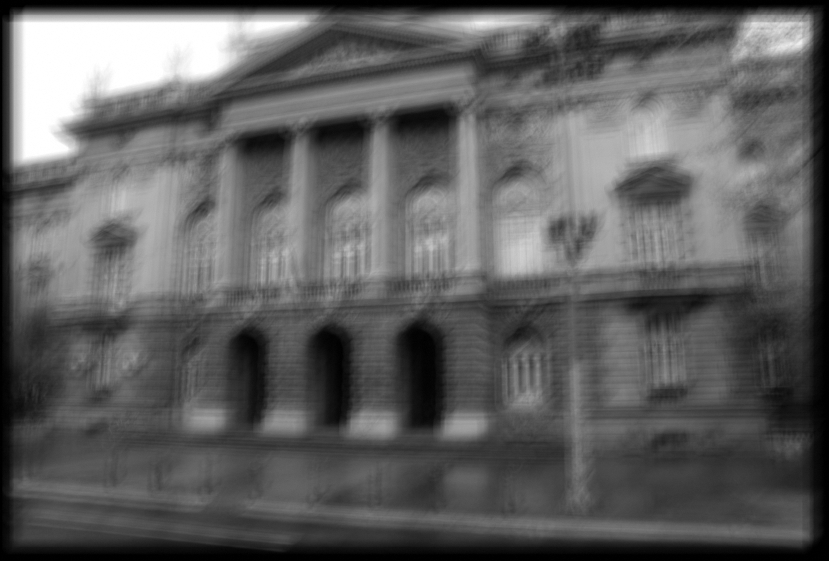
#> input picture Examples/etf_blur.tif, 829 x 561 px
$ python gui_flow.py
#> lines starting #> are read from the running program, lines starting #| are printed output that depends on the picture
### jpeg/compression.py
from skimage import color

from encoding.huffman import *
from encoding.rle import *
from jpeg.dct import *
from jpeg.dictionary_util import *
from jpeg.image_util import *
from jpeg.zigzag import *
from jpeg.image_scaling import *


# [11 lines left out: function write_file, not called in this run]


def compress(image):
    # get original height and width
    height, width = image.shape

    # resize image for 8x8 blocks
    image_resized = resize_image(image)
    new_h, new_w = image_resized.shape

    # quantization and dct
    image_resized -= 128
    image_dct = dct_image(image_resized)

    # for every dct block get zigzag array
    zigzag_array = get_zigzag_optimized(image_dct)
    # zigzag_array = get_zigzag_array(image_dct)

    # run length compression
    rle_array = find_rle(zigzag_array, 1)

    # find huff frequency
    freq = get_freq_dict(rle_array)

    # find huff tree
    huff = find_huffman(freq)

    # convert dct array to huffman code
    huff_code = ''
    for elem in rle_array:
        huff_code += huff[elem]

    # compress huff dict
    compressed_huff = compress_dict(str(huff))

    # convert dimensions and dict to binary ascii code
    dimensions = str(height) + "x" + str(width)
    compressed_huff = dimensions + compressed_huff
    binary_huff = string_to_ascii(compressed_huff)

    huff_code = binary_huff + huff_code

    return huff_code


def image_compression(image):
    if len(image.shape) == 2:
        out_image = compress(image)
        h, w = image.shape
        print("compression rate:", h * w * 8 / len(out_image))

        f = open("temp/compressed.txt", 'w')
        f.write(out_image)
        f.close()

        return out_image

    else:
        y = image[:, :, 0]
        cr = image[:, :, 1]
        cb = image[:, :, 2]

        out_image = []
        siz = 0
        out_image.append(compress(y))
        siz += len(out_image[0])
        out_image.append(compress(rescale_image(cr, 2)))
        siz += len(out_image[1])
        out_image.append(compress(rescale_image(cb, 2)))
        siz += len(out_image[2])
        height, width, planes = image.shape
        print("size after compression :", siz)
        print("compression rate:", height * width * planes * 8 / siz)

        return out_image, siz

### jpeg/image_util.py
from pylab import *


def add_padding(img, block_size=8):
    h, w = img.shape

    if h % block_size == 0 and w % block_size == 0:
        return img

    else:
        pad_h = 0 if h % block_size == 0 else block_size - h % block_size
        pad_w = 0 if w % block_size == 0 else block_size - w % block_size

        img_out = np.zeros((h + pad_h, w + pad_w))

        img_out[:h, :w] = img

        if pad_h != 0:
            img_out[-pad_h:, :] = img_out[h - 1:h - pad_h - 1:-1, :]

        if pad_w != 0:
            img_out[:, -pad_w:] = img_out[:, w - 1:w - pad_w - 1:-1]

        return img_out


def resize_image(image, block_size=8):
    if len(shape(image)) == 2:
        h, w = image.shape
        if h % block_size == 0 and w % block_size == 0:
            return np.array(image)

        return add_padding(image, block_size)

    else:
        h, w, p = image.shape

        if h % block_size == 0 and w % block_size == 0:
            return image

        pad_h = 0 if h % block_size == 0 else block_size - h % block_size
        pad_w = 0 if w % block_size == 0 else block_size - w % block_size

        out_image = np.zeros((h + pad_h, w + pad_w, p))

        for i in range(p):
            out_image[:, :, i] = add_padding(image[:, :, i])

        return out_image

# [5 lines of commented-out code are left out]

### jpeg/dct.py
import numpy as np
import skimage.transform
from PIL import ImageTk, Image
from pylab import *
from scipy import fftpack

from jpeg.image_util import resize_image

QUANTIZATION_MATRIX_4 = np.array([[16, 10, 24, 51],
                                  [14, 16, 40, 69],
                                  [18, 37, 68, 103],
                                  [49, 78, 103, 120]
                                  ])

QUANTIZATION_MATRIX = np.array([[16, 11, 10, 16, 24, 40, 51, 61],
                                [12, 12, 14, 19, 26, 58, 60, 55],
                                [14, 13, 16, 24, 40, 57, 69, 56],
                                [14, 17, 22, 29, 51, 87, 80, 62],
                                [18, 22, 37, 56, 68, 109, 103, 77],
                                [24, 35, 55, 64, 81, 104, 113, 92],
                                [49, 64, 78, 87, 103, 121, 120, 101],
                                [72, 92, 95, 98, 112, 100, 103, 99]])

QUANTIZATION_MATRIX_16 = np.array([[16, 14, 11, 10, 10, 13, 16, 20, 24, 32, 40, 46, 51, 56, 61, 61],
                                   [14, 13, 12, 12, 12, 15, 18, 21, 25, 37, 49, 52, 56, 57, 58, 58],
                                   [12, 12, 12, 13, 14, 16, 19, 22, 26, 42, 58, 59, 60, 58, 55, 55],
                                   [13, 13, 12, 14, 15, 18, 22, 27, 33, 45, 58, 61, 64, 60, 56, 56],
                                   [14, 14, 13, 14, 16, 20, 24, 32, 40, 48, 57, 63, 69, 62, 56, 56],
                                   [14, 14, 15, 17, 19, 23, 26, 36, 46, 59, 72, 73, 74, 67, 59, 59],
                                   [14, 16, 17, 20, 22, 26, 29, 40, 51, 69, 87, 84, 80, 71, 62, 62],
                                   [16, 18, 20, 24, 30, 36, 42, 51, 60, 79, 98, 95, 92, 80, 70, 70],
                                   [18, 20, 22, 30, 37, 46, 56, 62, 68, 88, 109, 106, 103, 90, 77, 77],
                                   [21, 25, 28, 37, 46, 53, 60, 67, 74, 90, 106, 107, 108, 96, 84, 84],
                                   [24, 30, 35, 45, 55, 60, 64, 72, 81, 92, 104, 108, 113, 102, 92, 92],
                                   [36, 43, 50, 58, 66, 71, 76, 84, 92, 102, 112, 114, 116, 106, 96, 96],
                                   [49, 56, 64, 71, 78, 82, 87, 95, 103, 112, 121, 120, 120, 110, 101, 101],
                                   [60, 69, 78, 82, 86, 90, 92, 100, 108, 109, 110, 111, 112, 106, 100, 100],
                                   [72, 82, 92, 94, 95, 96, 98, 105, 112, 106, 100, 102, 103, 101, 99, 99],
                                   [72, 82, 92, 94, 95, 96, 98, 105, 112, 106, 100, 102, 103, 101, 99, 99]])


def dct_image(image, lossless=False):
    sqr_h = image.shape[0] // 8
    sqr_w = image.shape[1] // 8

    out_array = []

    for i in range(sqr_h):
        for j in range(sqr_w):
            curr = image[i * 8:i * 8 + 8, j * 8:j * 8 + 8]
            dct_sp = fftpack.dct(fftpack.dct(curr.T, norm='ortho').T, norm='ortho').astype(int)

            if not lossless:
                dct_sp = np.divide(dct_sp, QUANTIZATION_MATRIX).astype(int)

            out_array.append(dct_sp)

    return out_array


# [16 lines left out: function calc_dct, not called in this run]


# [32 lines of commented-out code are left out]

### jpeg/zigzag.py
import time

import numpy as np

zigzag_array_constant_4 = np.array([[0, 1, 5, 6],
                                    [2, 4, 7, 12],
                                    [3, 8, 11, 13],
                                    [9, 10, 14, 15]])

zigzag_array_constant_8 = np.array([[0, 1, 5, 6, 14, 15, 27, 28],
                                    [2, 4, 7, 13, 16, 26, 29, 42],
                                    [3, 8, 12, 17, 25, 30, 41, 43],
                                    [9, 11, 18, 24, 31, 40, 44, 53],
                                    [10, 19, 23, 32, 39, 45, 52, 54],
                                    [20, 22, 33, 38, 46, 51, 55, 60],
                                    [21, 34, 37, 47, 50, 56, 59, 61],
                                    [35, 36, 48, 49, 57, 58, 62, 63]])

zigzag_array_constant_16 = np.array([[0, 1, 5, 6, 14, 15, 27, 28, 44, 45, 65, 66, 90, 91, 119, 120],
                                     [2, 4, 7, 13, 16, 26, 29, 43, 46, 64, 67, 89, 92, 118, 121, 150],
                                     [3, 8, 12, 17, 25, 30, 42, 47, 63, 68, 88, 93, 117, 122, 149, 151],
                                     [9, 11, 18, 24, 31, 41, 48, 62, 69, 87, 94, 116, 123, 148, 152, 177],
                                     [10, 19, 23, 32, 40, 49, 61, 70, 86, 95, 115, 124, 147, 153, 176, 178],
                                     [20, 22, 33, 39, 50, 60, 71, 85, 96, 114, 125, 146, 154, 175, 179, 200],
                                     [21, 34, 38, 51, 59, 72, 84, 97, 113, 126, 145, 155, 174, 180, 199, 201],
                                     [35, 37, 52, 58, 73, 83, 98, 112, 127, 144, 156, 173, 181, 198, 202, 219],
                                     [36, 53, 57, 74, 82, 99, 111, 128, 143, 157, 172, 182, 197, 203, 218, 220],
                                     [54, 56, 75, 81, 100, 110, 129, 142, 158, 171, 183, 196, 204, 217, 221, 234],
                                     [55, 76, 80, 101, 109, 130, 141, 159, 170, 184, 195, 205, 216, 222, 233, 235],
                                     [77, 79, 102, 108, 131, 140, 160, 169, 185, 194, 206, 215, 223, 232, 236, 245],
                                     [78, 103, 107, 132, 139, 161, 168, 186, 193, 207, 214, 224, 231, 237, 244, 246],
                                     [104, 106, 133, 138, 162, 167, 187, 192, 208, 213, 225, 230, 238, 243, 247, 252],
                                     [105, 134, 137, 163, 166, 188, 191, 209, 212, 226, 229, 239, 242, 248, 251, 253],
                                     [135, 136, 164, 165, 189, 190, 210, 211, 227, 228, 240, 241, 249, 250, 254, 255]])

zigzag_array_coordinates_4 = [[0, 0], [0, 1], [1, 0], [2, 0], [1, 1], [0, 2], [0, 3], [1, 2], [2, 1], [3, 0], [3, 1],
                              [2, 2], [1, 3], [2, 3], [3, 2], [3, 3]]

zigzag_array_coordinates_8 = [[0, 0], [0, 1], [1, 0], [2, 0], [1, 1], [0, 2], [0, 3], [1, 2], [2, 1], [3, 0], [4, 0],
                              [3, 1], [2, 2], [1, 3], [0, 4], [0, 5], [1, 4], [2, 3], [3, 2], [4, 1], [5, 0], [6, 0],
                              [5, 1], [4, 2], [3, 3], [2, 4], [1, 5], [0, 6], [0, 7], [1, 6], [2, 5], [3, 4], [4, 3],
                              [5, 2], [6, 1], [7, 0], [7, 1], [6, 2], [5, 3], [4, 4], [3, 5], [2, 6], [1, 7], [2, 7],
                              [3, 6], [4, 5], [5, 4], [6, 3], [7, 2], [7, 3], [6, 4], [5, 5], [4, 6], [3, 7], [4, 7],
                              [5, 6], [6, 5], [7, 4], [7, 5], [6, 6], [5, 7], [6, 7], [7, 6], [7, 7]]

zigzag_array_coordinates_16 = [[0, 0], [0, 1], [1, 0], [2, 0], [1, 1], [0, 2], [0, 3], [1, 2], [2, 1], [3, 0], [4, 0],
                               [3, 1], [2, 2], [1, 3], [0, 4],
                               [0, 5], [1, 4], [2, 3], [3, 2], [4, 1], [5, 0], [6, 0], [5, 1], [4, 2], [3, 3], [2, 4],
                               [1, 5], [0, 6], [0, 7], [1, 6],
                               [2, 5], [3, 4], [4, 3], [5, 2], [6, 1], [7, 0], [8, 0], [7, 1], [6, 2], [5, 3], [4, 4],
                               [3, 5], [2, 6], [1, 7], [0, 8],
                               [0, 9], [1, 8], [2, 7], [3, 6], [4, 5], [5, 4], [6, 3], [7, 2], [8, 1], [9, 0], [10, 0],
                               [9, 1], [8, 2], [7, 3],
                               [6, 4], [5, 5], [4, 6], [3, 7], [2, 8], [1, 9], [0, 10], [0, 11], [1, 10], [2, 9],
                               [3, 8], [4, 7], [5, 6], [6, 5],
                               [7, 4], [8, 3], [9, 2], [10, 1], [11, 0], [12, 0], [11, 1], [10, 2], [9, 3], [8, 4],
                               [7, 5], [6, 6], [5, 7], [4, 8],
                               [3, 9], [2, 10], [1, 11], [0, 12], [0, 13], [1, 12], [2, 11], [3, 10], [4, 9], [5, 8],
                               [6, 7], [7, 6], [8, 5], [9, 4],
                               [10, 3], [11, 2], [12, 1], [13, 0], [14, 0], [13, 1], [12, 2], [11, 3], [10, 4], [9, 5],
                               [8, 6], [7, 7], [6, 8],
                               [5, 9], [4, 10], [3, 11], [2, 12], [1, 13], [0, 14], [0, 15], [1, 14], [2, 13], [3, 12],
                               [4, 11], [5, 10], [6, 9],
                               [7, 8], [8, 7], [9, 6], [10, 5], [11, 4], [12, 3], [13, 2], [14, 1], [15, 0], [15, 1],
                               [14, 2], [13, 3], [12, 4],
                               [11, 5], [10, 6], [9, 7], [8, 8], [7, 9], [6, 10], [5, 11], [4, 12], [3, 13], [2, 14],
                               [1, 15], [2, 15], [3, 14],
                               [4, 13], [5, 12], [6, 11], [7, 10], [8, 9], [9, 8], [10, 7], [11, 6], [12, 5], [13, 4],
                               [14, 3], [15, 2], [15, 3],
                               [14, 4], [13, 5], [12, 6], [11, 7], [10, 8], [9, 9], [8, 10], [7, 11], [6, 12], [5, 13],
                               [4, 14], [3, 15], [4, 15],
                               [5, 14], [6, 13], [7, 12], [8, 11], [9, 10], [10, 9], [11, 8], [12, 7], [13, 6], [14, 5],
                               [15, 4], [15, 5], [14, 6],
                               [13, 7], [12, 8], [11, 9], [10, 10], [9, 11], [8, 12], [7, 13], [6, 14], [5, 15],
                               [6, 15], [7, 14], [8, 13], [9, 12],
                               [10, 11], [11, 10], [12, 9], [13, 8], [14, 7], [15, 6], [15, 7], [14, 8], [13, 9],
                               [12, 10], [11, 11], [10, 12],
                               [9, 13], [8, 14], [7, 15], [8, 15], [9, 14], [10, 13], [11, 12], [12, 11], [13, 10],
                               [14, 9], [15, 8], [15, 9],
                               [14, 10], [13, 11], [12, 12], [11, 13], [10, 14], [9, 15], [10, 15], [11, 14], [12, 13],
                               [13, 12], [14, 11], [15, 10],
                               [15, 11], [14, 12], [13, 13], [12, 14], [11, 15], [12, 15], [13, 14], [14, 13], [15, 12],
                               [15, 13], [14, 14], [13, 15],
                               [14, 15], [15, 14], [15, 15]]


# [152 lines left out: functions zigzag, inverse_zigzag, get_zigzag_array, not called in this run]


def zigzag_optimized(array, block_size = 8):
    out = []

    coord = zigzag_array_coordinates_8 if block_size == 8 else (
        zigzag_array_coordinates_4 if block_size == 4 else zigzag_array_coordinates_16)

    for i, j in coord:
        out.append(array[i, j])

    return out


# [15 lines of commented-out code are left out]


def get_zigzag_optimized(dct_image, tred=False):
    zigzag_arr = []
    for elem in dct_image:
        zigzag_arr.append(zigzag_optimized(elem))

    if tred:
        print('yee')

    return zigzag_arr


# [36 lines of commented-out code are left out]

### encoding/rle.py
from itertools import groupby
import numpy as np
import re

mes = [1, 2, 3, 4, 0, 0, 0, 5, 5, 6, -1, 2, 6, 0, 0, 0, 0, 0, 1, 0, 0, 0, 0, 0]


def find_eob(array):
    for i in range(len(array) - 1, 0, -1):
        if array[i] == 0:
            array = array[:-1]
        else:
            break

    return np.append(array, 'E')


def run_length_encoder(array):
    out = []
    cnt = 0
    last = '.'
    for i in range(len(array)):
        if i == 0:
            out.append(array[i])
        elif array[i] == 'E':
            if last != '.':
                out.append('(' + str(cnt) + ',' + last + ')')

            out.append(array[i])
            return out
        else:
            if last == array[i]:
                cnt += 1
            else:
                if last != '.':
                    out.append('(' + str(cnt) + ',' + last + ')')
                cnt = 0
                last = str(array[i])
    # TODO: Add last rle if no EOL
    # out = "".join(out)
    return out


# [65 lines left out: functions run_length_encoder_2, run_length_decoder, not called in this run]


def find_rle(arr, rle_type=1):
    rle_array = []
    for elem in arr:
        eob = find_eob(elem)
        if rle_type == 1:
            eob = run_length_encoder(eob)
        elif rle_type == 2:
            eob = run_length_encoder_2(eob)

        rle_array += eob

    return rle_array


# [12 lines of commented-out code are left out]


a = ['a', 'b', 'c']
b = ['d', 'e']

print(a)
a += b
print(a)

### encoding/huffman.py
from collections import Counter


# [14 lines left out: function str_to_array, not called in this run]


def get_freq_dict(array: list) -> dict:
    data = Counter(array)
    # print(data.items())
    # output = {k: d / len(array) for k, d in data.items()}
    output = {k: d for k, d in data.items()}
    return output


def lowest_prob_pair(p):
    # Return pair of symbols from distribution p with lowest probabilities
    sorted_p = sorted(p.items(), key=lambda x: x[1])
    return sorted_p[0][0], sorted_p[1][0]


def find_huffman(p: dict) -> dict:
    """
    returns a Huffman code for an ensemble with distribution p
    :param dict p: frequency table
    :returns: huffman code for each symbol
    """
    # Base case of only two symbols, assign 0 or 1 arbitrarily; frequency does not matter
    if len(p) == 2:
        return dict(zip(p.keys(), ['0', '1']))

    # Create a new distribution by merging lowest probable pair
    p_prime = p.copy()
    a1, a2 = lowest_prob_pair(p)
    p1, p2 = p_prime.pop(a1), p_prime.pop(a2)
    p_prime[a1 + a2] = p1 + p2

    # Recurse and construct code on new distribution
    c = find_huffman(p_prime)
    ca1a2 = c.pop(a1 + a2)
    c[a1], c[a2] = ca1a2 + '0', ca1a2 + '1'

    return c


# [13 lines left out: function huffman_decoding, not called in this run]


# s = "65 E 65 E (0,1)"
#
# freq = {'E': 22500, '(0,1)': 13835, '(0,-1)': 13776, '(0,2)': 7654, '(0,-2)': 7491, '(1,1)': 4928, '(1,-1)': 4832,
#         '(0,3)': 4778, '(0,-3)': 4771, '(0,-4)': 3566, '(0,4)': 3462, '(0,-5)': 2550, '(0,5)': 2540, '64': 2476,
#         '(2,-1)': 2286, '(2,1)': 2281, '(1,2)': 1896, '(1,-2)': 1829, '(0,6)': 1780, '(0,-6)': 1740, '(3,-1)': 1549,
#         '(3,1)': 1527, '(0,7)': 1495, '(0,-7)': 1439, '65': 1282, '0': 1251, '(0,-8)': 1248, '(0,8)': 1159,
#         '(4,1)': 999,
#         '(4,-1)': 967, '(0,9)': 952, '(0,-9)': 940, '(1,-3)': 878, '(0,10)': 867, '(1,3)': 863, '(0,-10)': 824,
#         '127': 770,
#         '(5,1)': 675, '(0,-11)': 674, '(0,-12)': 666, '(5,-1)': 649, '(0,11)': 623, '(0,18)': 251, '1': 248, '3': 247,
#         '(0,-18)': 241, '83': 240, '4': 237, '82': 235, '5': 235, '(1,-6)': 227, '(2,2)': 603, '(2,-2)': 595,
#         '(0,12)': 581, '(1,-4)': 512, '(0,13)': 507, '(6,-1)': 491, '(6,1)': 489, '(0,-13)': 486, '(1,4)': 471,
#         '126': 471,
#         '(0,14)': 449, '(0,-14)': 423, '79': 406, '(0,15)': 375, '125': 375, '(0,-15)': 369, '66': 351, '67': 348,
#         '(7,-1)': 346, '78': 344, '(0,-16)': 341, '80': 333, '(0,16)': 331, '77': 329, '124': 328, '(1,5)': 324,
#         '(7,1)': 322, '69': 318, '2': 318, '(0,-17)': 312, '(3,2)': 311, '76': 311, '81': 309, '(1,-5)': 305, '68': 295,
#         '75': 294, '74': 293, '72': 290, '(0,17)': 288, '73': 287, '70': 280, '123': 280, '(9,1)': 278, '(3,-2)': 273,
#         '(8,-1)': 271, '71': 267, '(8,1)': 262, '(9,-1)': 261, '(0,-19)': 256}
#
# f = dict(sorted(freq.items(), key=lambda x: x[1], reverse=True))
# print(f)

### jpeg/dictionary_util.py
import json

from pylab import *


# [45 lines left out: functions parse_to_dict, parse_to_dict2, not called in this run]


def compress_dict(dictionary):
    out = dictionary.replace("'", "")
    out = out.replace(" ", "")
    return out


def string_to_ascii(dictionary):
    out_bin = str()
    for c in dictionary:
        temp = ord(c)
        temp = '{0:08b}'.format(ord(c))
        out_bin += temp

    return out_bin


def binary_to_dict(binary):
    inp = str()
    prev = ''
    i = 0
    while prev != '}':
        temp = str(binary[i * 8: i * 8 + 8])
        temp = int(temp, 2)
        temp = chr(temp)
        inp += temp
        prev = temp
        i += 1

    inp = parse_to_dict2(inp)
    inp = json.loads(inp)
    return inp, i * 8


# [46 lines of commented-out code are left out]

### jpeg/decompression.py
from encoding.huffman import *
from encoding.rle import *
from jpeg.dct import *
from jpeg.dictionary_util import *
from jpeg.image_util import *
from jpeg.zigzag import *
from skimage import color


def decompress(bit_array, save_image=True):
    # extract dimensions
    without_dimensions_arr, h, w = get_dimensions(bit_array)
    new_h = h + h % 8
    new_w = w + w % 8

    # get dictionary
    dictionary, pos = binary_to_dict(without_dimensions_arr)

    # cut string to get only huffman code
    huff_code = without_dimensions_arr[pos:]

    # get rle array
    rle_array = get_array_from_huff(huff_code, dictionary)

    # get dct array
    dct_array = get_dct_array_from_rle(rle_array)

    # recreate 8x8 blocks
    inv_zigzag = []
    for elem in dct_array:
        inv_zigzag.append(inverse_zigzag(elem))

    # recreate image
    image = recreate_image(inv_zigzag, new_h, new_w)

    if save_image:
        image = color.gray2rgb(image).astype(int)
        image = np.clip(image, 0, 255)
        image = image.astype(np.uint8)
        image = image[:h, :w]

        imsave("decompressed.jpg", image)
        print("decompression done!")
        return None

    else:
        return image.astype(np.uint8)


def get_dimensions(bit_array):
    i = 0
    inp = []
    s = ""
    while 1:
        temp = chr(int(str(bit_array[i * 8:i * 8 + 8]), 2))

        if temp == '{':
            inp.append(int(s))
            break
        elif temp == 'x':
            inp.append(int(s))
            s = ''
            i += 1
        else:
            s += temp
            i += 1

    h, w = inp

    return bit_array[i * 8:], h, w


# [83 lines left out: functions get_array_from_huff, get_dct_array_from_rle, recreate_image, median_block, not called in this run]

### test/gui_flow.py
import numpy as np
from skimage import color, morphology, filters

from encoding.huffman import *
from encoding.rle import find_eob, run_length_encoder
from jpeg.dct import *
from jpeg.image_util import *
from jpeg.zigzag import *
from jpeg.compression import *
from jpeg.dictionary_util import *
from jpeg.decompression import *
from jpeg.image_scaling import *

import time


def compress_image(filename):
    # load image
#> called with filename = '../Examples/etf_blur.tif'
    image = Image.open(filename)
#> image is the input picture: PIL image 829x561 L; min 0, max 255, mean 95
    image = np.array(image)
    h, w = image.shape[0], image.shape[1]

    if len(image.shape) == 3:
        image = Image.open(filename).convert('YCbCr')
        image = np.array(image)

    # start compression
    start = time.time()
    out = image_compression(image)
#> in add_padding, `img_out[:h, :w] = img`:
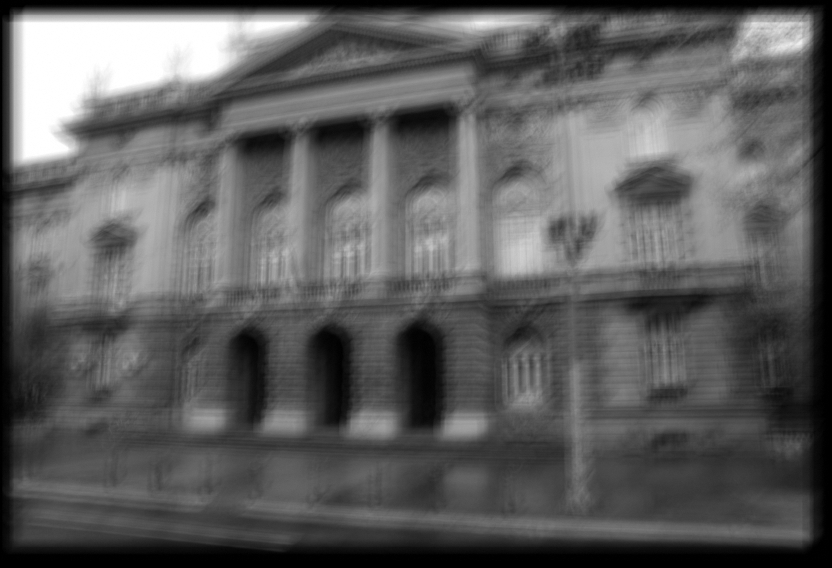
#> img_out: shape (568, 832) float64; min 0, max 255, mean 93.5
#> (the rest of the program and of its run is left out)
